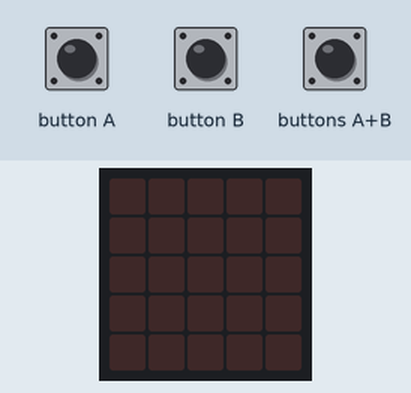
Simulated run of this program. Board: BBC micro:bit (MakeCode). Parts: the board's 5×5 LED display. Inputs (shaded band) come from the test bench.

Above: at 1.2 s.
1.3 s: button A pressed for 0.15 s
At 2.4 s:
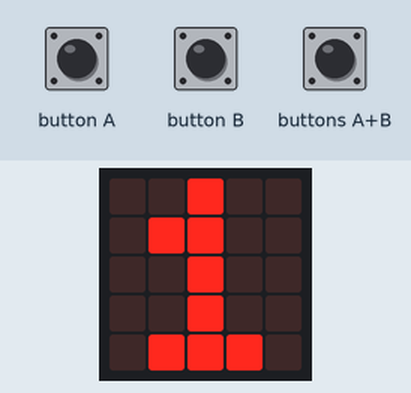
2.9 s: button A pressed for 0.15 s
At 3.7 s:
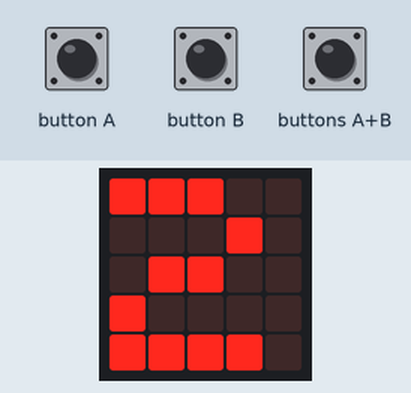
Timing chart, 0 to 5.9 s (numbered marks = the images above; inputs shaded):
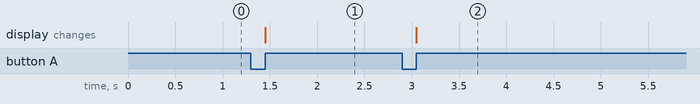

Measured:
- after the input at 1.3 s, the display: changes after 0.15 s (image 1)
- after the input at 2.9 s, the display: changes after 0.15 s (image 2)

The program:

main.ts
```typescript
let SALTOS = 0
input.onButtonPressed(Button.A, function () {
    SALTOS += 1
    basic.showNumber(SALTOS)
})
input.onButtonPressed(Button.AB, function () {
    SALTOS = 0
})
input.onButtonPressed(Button.B, function () {
    basic.showNumber(SALTOS)
})
```

test.ts
```typescript
// aquí va el archivo "tests"; esto no se compilará cuando este paquete se utilice como una extensión.
```
